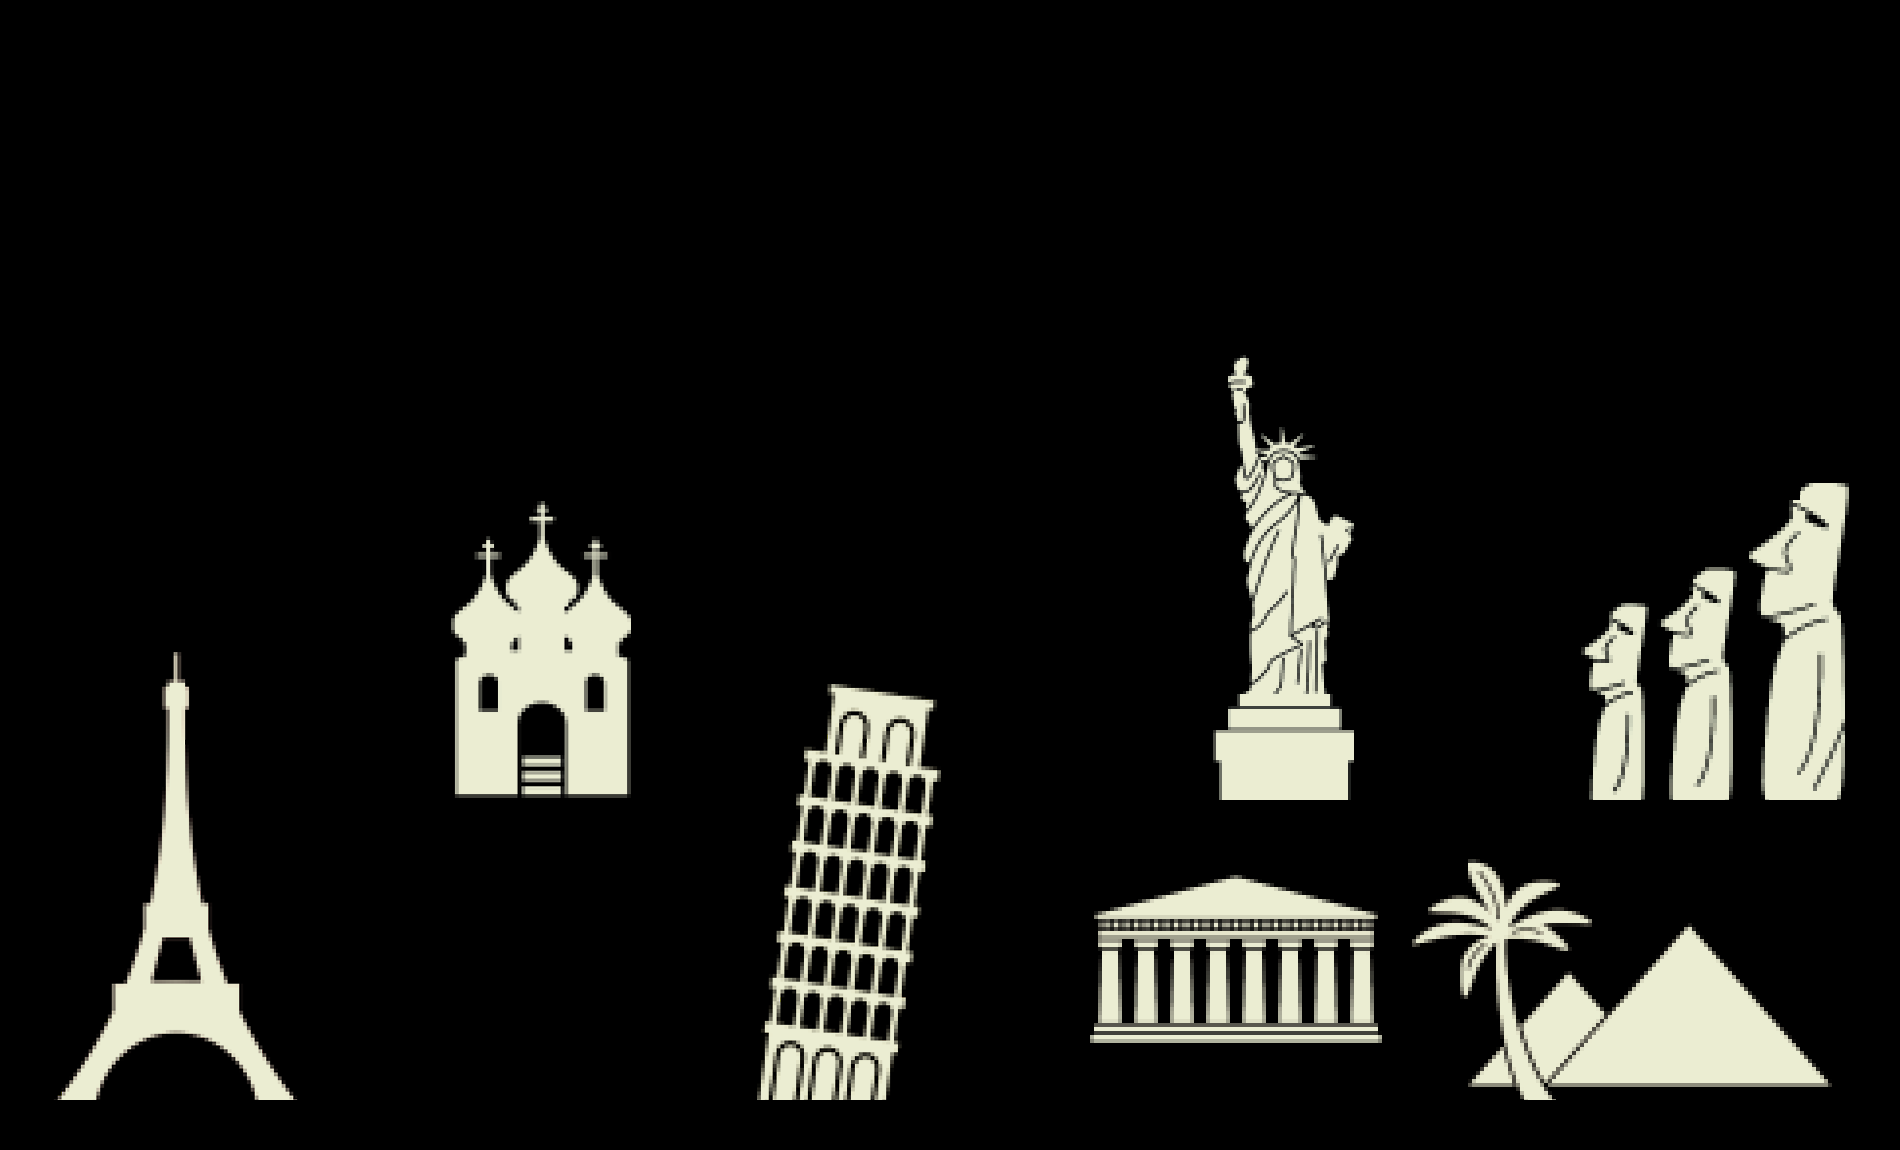

Below is a game level as drawn by its tile map, then a one-line description and the .tmx that defines it (tile-layer data replaced by summaries):
An orthogonal 38x23 tile map with 50x50 px tiles, 1 tile layer (块层 1).

<map version="1.0" orientation="orthogonal" width="38" height="23" tilewidth="50" tileheight="50">
 <tileset firstgid="1" name="haha" tilewidth="50" tileheight="50">
  <image source="near.png" width="1400" height="561" />
 </tileset>
 <layer name="块层 1" width="38" height="23">
  <data>[874 cells, 235 non-empty, 235 distinct tile ids]</data>
 </layer>
</map>